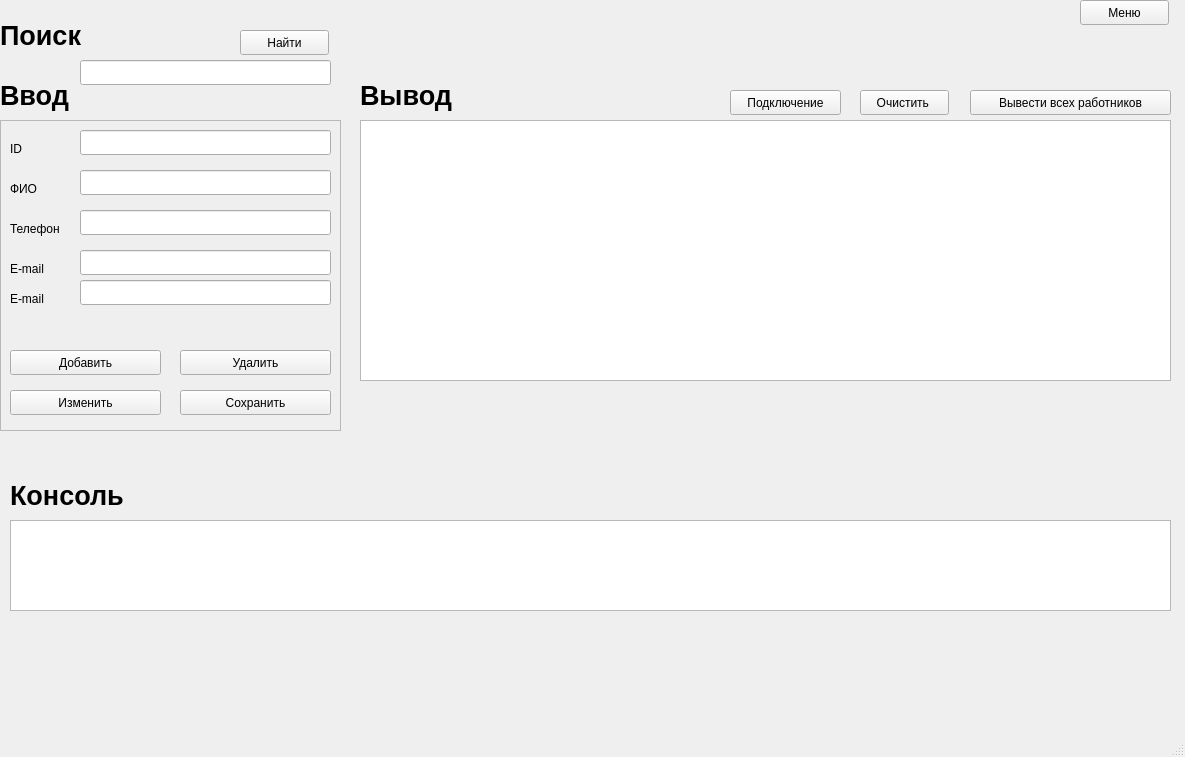
<?xml version="1.0" encoding="UTF-8"?>
<ui version="4.0">
 <class>supplies1</class>
 <widget class="QMainWindow" name="supplies1">
  <property name="geometry">
   <rect>
    <x>0</x>
    <y>0</y>
    <width>1185</width>
    <height>757</height>
   </rect>
  </property>
  <property name="windowTitle">
   <string>MainWindow</string>
  </property>
  <widget class="QWidget" name="centralwidget">
   <widget class="QLabel" name="lbEmail">
    <property name="geometry">
     <rect>
      <x>10</x>
      <y>260</y>
      <width>67</width>
      <height>17</height>
     </rect>
    </property>
    <property name="text">
     <string>E-mail</string>
    </property>
   </widget>
   <widget class="QPushButton" name="btnSearch">
    <property name="geometry">
     <rect>
      <x>240</x>
      <y>30</y>
      <width>89</width>
      <height>25</height>
     </rect>
    </property>
    <property name="text">
     <string>Найти</string>
    </property>
   </widget>
   <widget class="QLabel" name="lbID_3">
    <property name="geometry">
     <rect>
      <x>0</x>
      <y>70</y>
      <width>171</width>
      <height>51</height>
     </rect>
    </property>
    <property name="font">
     <font>
      <pointsize>20</pointsize>
      <weight>75</weight>
      <bold>true</bold>
     </font>
    </property>
    <property name="text">
     <string>Ввод</string>
    </property>
   </widget>
   <widget class="QLabel" name="lbPhone">
    <property name="geometry">
     <rect>
      <x>10</x>
      <y>220</y>
      <width>67</width>
      <height>17</height>
     </rect>
    </property>
    <property name="text">
     <string>Телефон</string>
    </property>
   </widget>
   <widget class="QTextEdit" name="teResult">
    <property name="geometry">
     <rect>
      <x>10</x>
      <y>520</y>
      <width>1161</width>
      <height>91</height>
     </rect>
    </property>
    <property name="readOnly">
     <bool>true</bool>
    </property>
   </widget>
   <widget class="QLineEdit" name="leSearch">
    <property name="geometry">
     <rect>
      <x>80</x>
      <y>60</y>
      <width>251</width>
      <height>25</height>
     </rect>
    </property>
    <property name="readOnly">
     <bool>false</bool>
    </property>
   </widget>
   <widget class="QLabel" name="lbFIO">
    <property name="geometry">
     <rect>
      <x>10</x>
      <y>180</y>
      <width>67</width>
      <height>17</height>
     </rect>
    </property>
    <property name="text">
     <string>ФИО</string>
    </property>
   </widget>
   <widget class="QLineEdit" name="lePhone">
    <property name="geometry">
     <rect>
      <x>80</x>
      <y>210</y>
      <width>251</width>
      <height>25</height>
     </rect>
    </property>
   </widget>
   <widget class="QPushButton" name="btnSelectAll">
    <property name="geometry">
     <rect>
      <x>970</x>
      <y>90</y>
      <width>201</width>
      <height>25</height>
     </rect>
    </property>
    <property name="text">
     <string>Вывести всех работников</string>
    </property>
   </widget>
   <widget class="QLabel" name="lbID">
    <property name="geometry">
     <rect>
      <x>10</x>
      <y>140</y>
      <width>67</width>
      <height>17</height>
     </rect>
    </property>
    <property name="text">
     <string>ID</string>
    </property>
   </widget>
   <widget class="QLabel" name="lbID_4">
    <property name="geometry">
     <rect>
      <x>10</x>
      <y>470</y>
      <width>171</width>
      <height>51</height>
     </rect>
    </property>
    <property name="font">
     <font>
      <pointsize>20</pointsize>
      <weight>75</weight>
      <bold>true</bold>
     </font>
    </property>
    <property name="text">
     <string>Консоль</string>
    </property>
   </widget>
   <widget class="QPushButton" name="btnConnect">
    <property name="geometry">
     <rect>
      <x>730</x>
      <y>90</y>
      <width>111</width>
      <height>25</height>
     </rect>
    </property>
    <property name="text">
     <string>Подключение</string>
    </property>
   </widget>
   <widget class="QLabel" name="lbID_2">
    <property name="geometry">
     <rect>
      <x>360</x>
      <y>70</y>
      <width>171</width>
      <height>51</height>
     </rect>
    </property>
    <property name="font">
     <font>
      <pointsize>20</pointsize>
      <weight>75</weight>
      <bold>true</bold>
     </font>
    </property>
    <property name="text">
     <string>Вывод</string>
    </property>
   </widget>
   <widget class="QPushButton" name="btnMenu">
    <property name="geometry">
     <rect>
      <x>1080</x>
      <y>0</y>
      <width>89</width>
      <height>25</height>
     </rect>
    </property>
    <property name="text">
     <string>Меню</string>
    </property>
   </widget>
   <widget class="QPushButton" name="btnClear">
    <property name="geometry">
     <rect>
      <x>860</x>
      <y>90</y>
      <width>89</width>
      <height>25</height>
     </rect>
    </property>
    <property name="text">
     <string>Очистить </string>
    </property>
   </widget>
   <widget class="QLabel" name="lbID_5">
    <property name="geometry">
     <rect>
      <x>0</x>
      <y>10</y>
      <width>171</width>
      <height>51</height>
     </rect>
    </property>
    <property name="font">
     <font>
      <pointsize>20</pointsize>
      <weight>75</weight>
      <bold>true</bold>
     </font>
    </property>
    <property name="text">
     <string>Поиск</string>
    </property>
   </widget>
   <widget class="QLineEdit" name="leFIO">
    <property name="geometry">
     <rect>
      <x>80</x>
      <y>170</y>
      <width>251</width>
      <height>25</height>
     </rect>
    </property>
   </widget>
   <widget class="QLineEdit" name="leID">
    <property name="geometry">
     <rect>
      <x>80</x>
      <y>130</y>
      <width>251</width>
      <height>25</height>
     </rect>
    </property>
    <property name="readOnly">
     <bool>false</bool>
    </property>
   </widget>
   <widget class="QFrame" name="frame">
    <property name="geometry">
     <rect>
      <x>0</x>
      <y>120</y>
      <width>341</width>
      <height>311</height>
     </rect>
    </property>
    <property name="sizePolicy">
     <sizepolicy hsizetype="Minimum" vsizetype="Preferred">
      <horstretch>0</horstretch>
      <verstretch>0</verstretch>
     </sizepolicy>
    </property>
    <property name="frameShape">
     <enum>QFrame::StyledPanel</enum>
    </property>
    <property name="frameShadow">
     <enum>QFrame::Plain</enum>
    </property>
    <widget class="QPushButton" name="btnDel">
     <property name="geometry">
      <rect>
       <x>180</x>
       <y>230</y>
       <width>151</width>
       <height>25</height>
      </rect>
     </property>
     <property name="text">
      <string>Удалить</string>
     </property>
    </widget>
    <widget class="QPushButton" name="btnEdit">
     <property name="geometry">
      <rect>
       <x>180</x>
       <y>270</y>
       <width>151</width>
       <height>25</height>
      </rect>
     </property>
     <property name="text">
      <string>Сохранить</string>
     </property>
    </widget>
    <widget class="QPushButton" name="btnAdd">
     <property name="geometry">
      <rect>
       <x>10</x>
       <y>230</y>
       <width>151</width>
       <height>25</height>
      </rect>
     </property>
     <property name="text">
      <string>Добавить</string>
     </property>
    </widget>
    <widget class="QPushButton" name="btnEdit1">
     <property name="geometry">
      <rect>
       <x>10</x>
       <y>270</y>
       <width>151</width>
       <height>25</height>
      </rect>
     </property>
     <property name="text">
      <string>Изменить</string>
     </property>
    </widget>
    <widget class="QLineEdit" name="leEmail_2">
     <property name="geometry">
      <rect>
       <x>80</x>
       <y>160</y>
       <width>251</width>
       <height>25</height>
      </rect>
     </property>
    </widget>
    <widget class="QLabel" name="lbEmail_2">
     <property name="geometry">
      <rect>
       <x>10</x>
       <y>170</y>
       <width>67</width>
       <height>17</height>
      </rect>
     </property>
     <property name="text">
      <string>E-mail</string>
     </property>
    </widget>
   </widget>
   <widget class="QLineEdit" name="leEmail">
    <property name="geometry">
     <rect>
      <x>80</x>
      <y>250</y>
      <width>251</width>
      <height>25</height>
     </rect>
    </property>
   </widget>
   <widget class="QTableWidget" name="twemployees">
    <property name="geometry">
     <rect>
      <x>360</x>
      <y>120</y>
      <width>811</width>
      <height>261</height>
     </rect>
    </property>
   </widget>
   <zorder>frame</zorder>
   <zorder>lbEmail</zorder>
   <zorder>btnSearch</zorder>
   <zorder>lbID_3</zorder>
   <zorder>lbPhone</zorder>
   <zorder>teResult</zorder>
   <zorder>leSearch</zorder>
   <zorder>lbFIO</zorder>
   <zorder>lePhone</zorder>
   <zorder>btnSelectAll</zorder>
   <zorder>lbID</zorder>
   <zorder>lbID_4</zorder>
   <zorder>btnConnect</zorder>
   <zorder>lbID_2</zorder>
   <zorder>btnMenu</zorder>
   <zorder>btnClear</zorder>
   <zorder>lbID_5</zorder>
   <zorder>leFIO</zorder>
   <zorder>leID</zorder>
   <zorder>leEmail</zorder>
   <zorder>twemployees</zorder>
  </widget>
  <widget class="QMenuBar" name="menubar">
   <property name="geometry">
    <rect>
     <x>0</x>
     <y>0</y>
     <width>1185</width>
     <height>22</height>
    </rect>
   </property>
  </widget>
  <widget class="QStatusBar" name="statusbar"/>
 </widget>
 <resources/>
 <connections/>
</ui>
